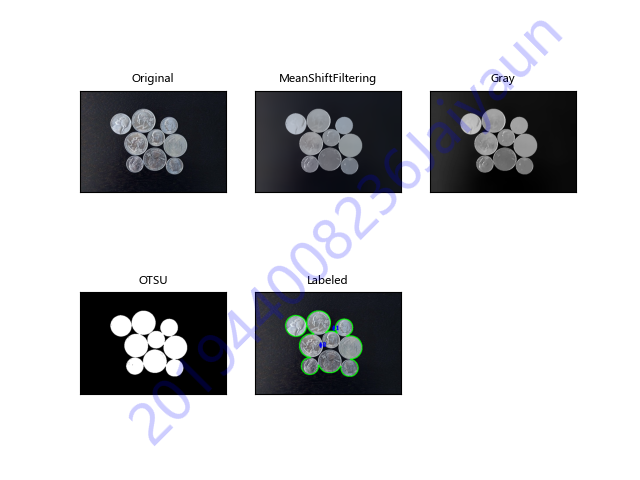

Recreate this plot in Python.
# -*- coding: UTF-8 -*-
"""
@author:Jaiyaun
@software: PyCharm
@file:task2.py
@time:2021/11/17
"""

import cv2
import matplotlib.pyplot as plt
import watermark

img = cv2.imread('coins.jpg')
shifted = cv2.pyrMeanShiftFiltering(img, 21, 51)

gray = cv2.cvtColor(shifted, cv2.COLOR_BGR2GRAY)
ret, thresh = cv2.threshold(gray, 0, 255, cv2.THRESH_BINARY | cv2.THRESH_OTSU)

cnts = cv2.findContours(thresh.copy(), cv2.RETR_EXTERNAL, cv2.CHAIN_APPROX_SIMPLE)[-2]
print("[INFO] {} unique cintours found".format(len(cnts)))

labeled_image = img.copy()
for (i, c) in enumerate(cnts):
    ((x, y), _) = cv2.minEnclosingCircle(c)
    cv2.putText(labeled_image, "#{}".format(i + 1), (int(x) - 10, int(y)),
                cv2.FONT_HERSHEY_COMPLEX, 0.6, (0, 0, 255), 2)
    cv2.drawContours(labeled_image, [c], -1, (0, 255, 0), 2)

titles = ['Original', 'MeanShiftFiltering', 'Gray', 'OTSU', 'Labeled']
images = [img, shifted, gray, thresh, labeled_image]

for i in range(5):
    plt.subplot(2, 3, i + 1)
    plt.imshow(images[i], 'gray')
    plt.title(titles[i], fontsize=8)
    plt.xticks([])
    plt.yticks([])

# 保存图片
# watermark.addwatermark(plt, '201944008236Jaiyaun')
watermark.savefig(plt, 'task2.png', '201944008236Jaiyaun')
plt.show()